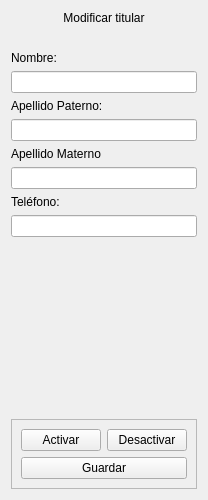
          <widget class="QWidget" name="scrollAreaWidgetContents_24">
           <property name="geometry">
            <rect>
             <x>0</x>
             <y>0</y>
             <width>198</width>
             <height>500</height>
            </rect>
           </property>
           <layout class="QVBoxLayout" name="verticalLayout_15">
            <item>
             <widget class="QLabel" name="label_modify_holder">
              <property name="text">
               <string>Modificar titular</string>
              </property>
              <property name="alignment">
               <set>Qt::AlignCenter</set>
              </property>
             </widget>
            </item>
            <item>
             <spacer name="horizontal_spacer_modify_holder">
              <property name="orientation">
               <enum>Qt::Horizontal</enum>
              </property>
              <property name="sizeHint" stdset="0">
               <size>
                <width>40</width>
                <height>20</height>
               </size>
              </property>
             </spacer>
            </item>
            <item>
             <widget class="QLabel" name="label_modify_holder_name">
              <property name="text">
               <string>Nombre:</string>
              </property>
             </widget>
            </item>
            <item>
             <widget class="QLineEdit" name="line_edit_modify_holder_name"/>
            </item>
            <item>
             <widget class="QLabel" name="label_modify_holder_paternal_surname">
              <property name="text">
               <string>Apellido Paterno:</string>
              </property>
             </widget>
            </item>
            <item>
             <widget class="QLineEdit" name="line_edit_modify_holder_paternal_surname"/>
            </item>
            <item>
             <widget class="QLabel" name="label_modify_holder_maternal_surname">
              <property name="text">
               <string>Apellido Materno</string>
              </property>
             </widget>
            </item>
            <item>
             <widget class="QLineEdit" name="line_edit_modify_holder_maternal_surname"/>
            </item>
            <item>
             <widget class="QLabel" name="label_modify_holder_name_phone">
              <property name="text">
               <string>Teléfono:</string>
              </property>
             </widget>
            </item>
            <item>
             <widget class="QLineEdit" name="line_edit_modify_holder_phone"/>
            </item>
            <item>
             <spacer name="vertical_spacer_modify_holder">
              <property name="orientation">
               <enum>Qt::Vertical</enum>
              </property>
              <property name="sizeHint" stdset="0">
               <size>
                <width>20</width>
                <height>40</height>
               </size>
              </property>
             </spacer>
            </item>
            <item>
             <widget class="QFrame" name="frame_modify_holder_buttons">
              <property name="frameShape">
               <enum>QFrame::StyledPanel</enum>
              </property>
              <property name="frameShadow">
               <enum>QFrame::Raised</enum>
              </property>
              <layout class="QFormLayout" name="formLayout">
               <item row="1" column="0" colspan="2">
                <widget class="QPushButton" name="push_button_modify_holder_save">
                 <property name="text">
                  <string>Guardar</string>
                 </property>
                </widget>
               </item>
               <item row="0" column="0">
                <widget class="QPushButton" name="push_button_modify_holder_activate">
                 <property name="text">
                  <string>Activar</string>
                 </property>
                </widget>
               </item>
               <item row="0" column="1">
                <widget class="QPushButton" name="push_button_modify_holder_deactivate">
                 <property name="text">
                  <string>Desactivar</string>
                 </property>
                </widget>
               </item>
              </layout>
             </widget>
            </item>
           </layout>
          </widget>
